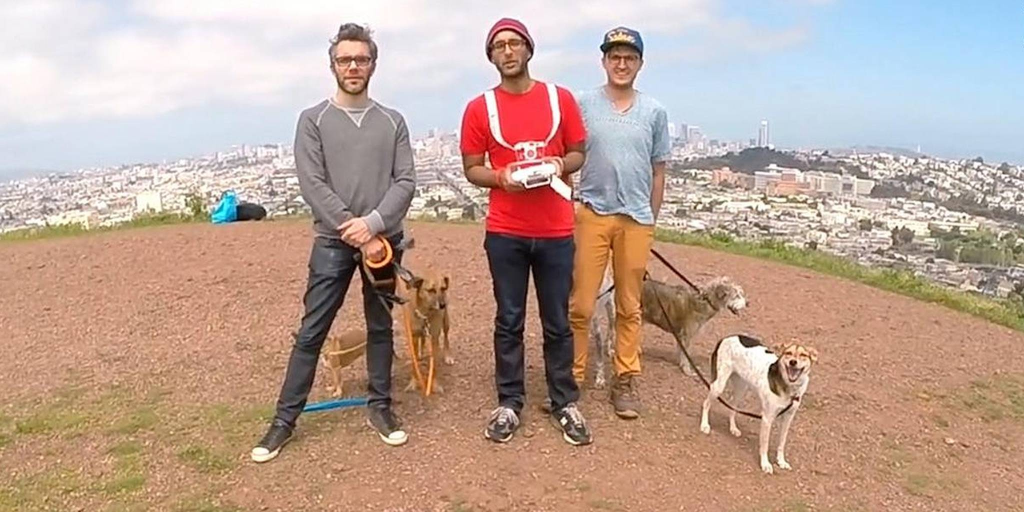
#> input picture xla_HOG/images/lol.jpg, 2048 x 1024 px, found by its file name (shown at 1/2 size); its folder holds 4 pictures in this run
$ python Train_HOG_SVM.py
#> lines starting #> are read from the running program, lines starting #| are printed output that depends on the picture; pictures that were not available may be replaced by others from this repository, and a replacement may not be noted
# Importing the necessary modules:

from skimage.feature import hog
from skimage.transform import pyramid_gaussian
from skimage.io import imread
import joblib
from sklearn.preprocessing import LabelEncoder
from sklearn.svm import LinearSVC, SVC
from sklearn.metrics import classification_report
from sklearn import svm
from sklearn.metrics import classification_report, accuracy_score
from sklearn.model_selection import train_test_split
from skimage import color
from imutils.object_detection import non_max_suppression
import imutils
import numpy as np
import argparse
import cv2
import os
import glob
from PIL import Image  # This will be used to read/modify images (can be done via OpenCV too)
from numpy import *

# define parameters of HOG feature extraction
orientations = 9
pixels_per_cell = (8, 8)
cells_per_block = (2, 2)
threshold = .3

# define path to images:

pos_im_path = r"./images"  # This is the path of our positive input dataset
# define the same for negatives
neg_im_path = r"./neg"

# read the image files:
pos_im_listing = os.listdir(
    pos_im_path)  # it will read all the files in the positive image path (so all the required images)
neg_im_listing = os.listdir(neg_im_path)
num_pos_samples = size(pos_im_listing)  # simply states the total no. of images
num_neg_samples = size(neg_im_listing)
print(num_pos_samples)  # prints the number value of the no.of samples in positive dataset
print(num_neg_samples)
data = []
labels = []

# compute HOG features and label them:

for file in pos_im_listing:  # this loop enables reading the files in the pos_im_listing variable one by one
    img = Image.open(pos_im_path + '\\' + file)  # open the file
#> img is the input picture: PIL image 2048x1024 RGB; mean R, G, B 188.9, 163.1, 149.8
    img = img.resize((64,128))
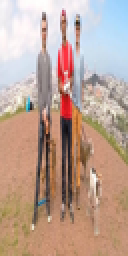
#> img: PIL image 64x128 RGB (shown 2 times larger); mean R, G, B 188.9, 163.1, 149.8
    gray = img.convert('L')  # convert the image into single channel i.e. RGB to grayscale
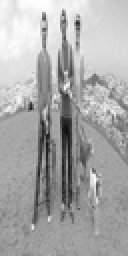
#> gray: PIL image 64x128 L (shown 2 times larger); min 13, max 255, mean 169.3
    # calculate HOG for positive features
    fd = hog(gray, orientations, pixels_per_cell, cells_per_block, block_norm='L2',
             feature_vector=True)  # fd= feature descriptor
#> fd = 3780 values, max 0.823 at index 684, min 0 at index 5, mean 0.113
    data.append(fd)
    labels.append(1)
#> pass 2 of the loop `for file in pos_im_listing:`:
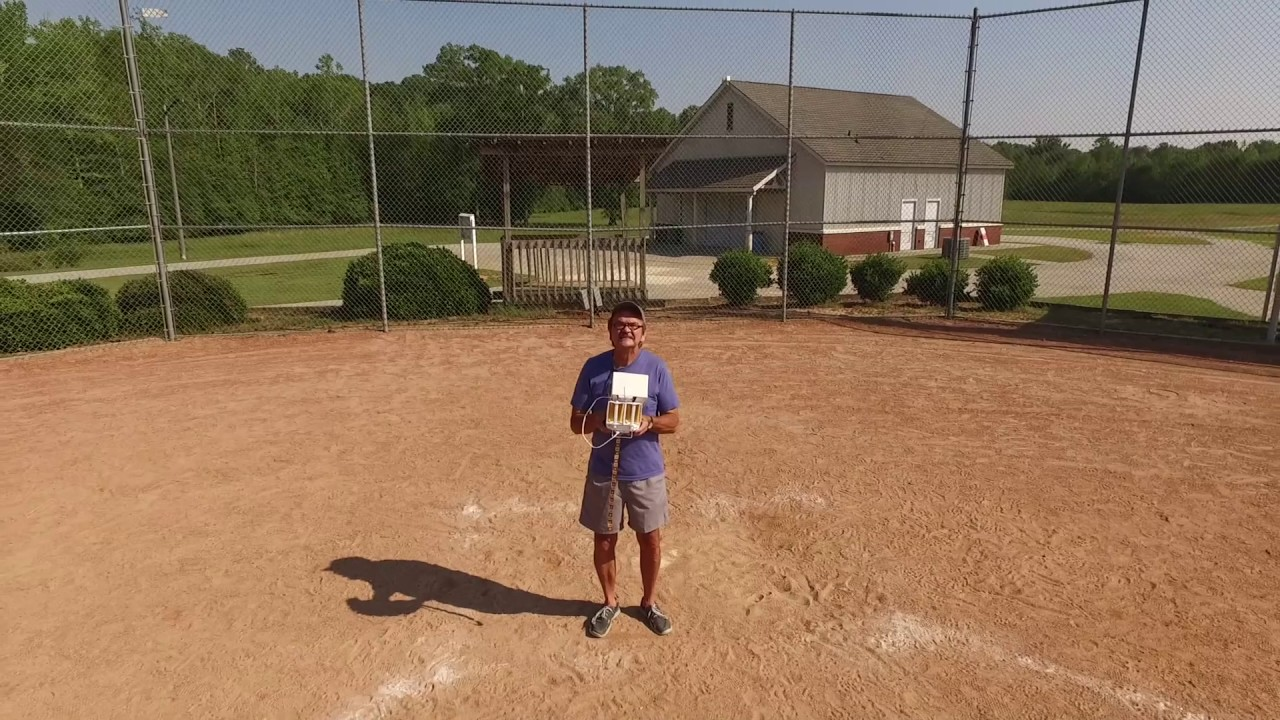
#> input picture xla_HOG/images/lolol.jpg, 1280 x 720 px, found by its file name
#> img is the input picture: PIL image 1280x720 RGB; mean R, G, B 142.2, 114.7, 88.3
#> `img = img.resize((64,128))`:
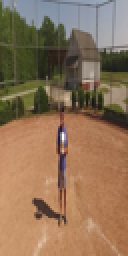
#> img: PIL image 64x128 RGB (shown 2 times larger); mean R, G, B 142.2, 114.7, 88.3
#> `gray = img.convert('L')`:
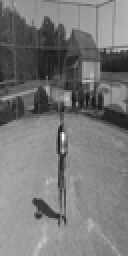
#> gray: PIL image 64x128 L (shown 2 times larger); min 22, max 254, mean 119.9
#> `fd = hog(gray, orientations, pixels_per_cell, cells_per_block, block_n..`: fd = 3780 values, max 0.803 at index 2841, min 0 at index 10, mean 0.122
#> pass 3 of the loop `for file in pos_im_listing:`:
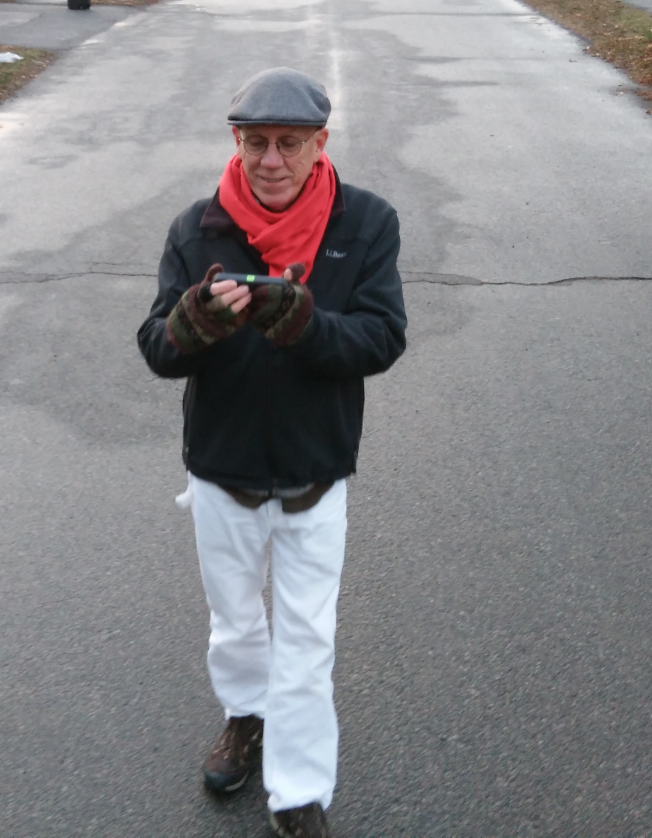
#> input picture xla_HOG/images/op.jpeg, 1956 x 2513 px, found by its file name (shown at 1/3 size)
#> img is the input picture: PIL image 1956x2513 RGB; mean R, G, B 135.2, 134.6, 137.8
#> `img = img.resize((64,128))`:
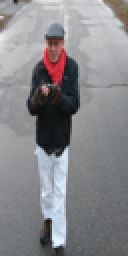
#> img: PIL image 64x128 RGB (shown 2 times larger); mean R, G, B 135.2, 134.6, 137.8
#> `gray = img.convert('L')`:
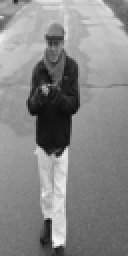
#> gray: PIL image 64x128 L (shown 2 times larger); min 13, max 245, mean 135.1
#> `fd = hog(gray, orientations, pixels_per_cell, cells_per_block, block_n..`: fd = 3780 values, max 0.918 at index 3672, min 0 at index 154, mean 0.112
#> the loop made 4 passes; the first 3 are shown

# Same for the negative images
for file in neg_im_listing:
    img = Image.open(neg_im_path + '\\' + file)
    img = img.resize((64,128))
    gray = img.convert('L')
    # Now we calculate the HOG for negative features
    fd = hog(gray, orientations, pixels_per_cell, cells_per_block, block_norm='L2', feature_vector=True)
#> fd = 3780 values, max 0.823 at index 684, min 0 at index 5, mean 0.113
    data.append(fd)
    labels.append(0)
# encode the labels, converting them from strings to integers
le = LabelEncoder()
labels = le.fit_transform(labels)

# %%
# Partitioning the data into training and testing splits, using 80%
# of the data for training and the remaining 20% for testing
print(" Constructing training/testing split...")
(trainData, testData, trainLabels, testLabels) = train_test_split(
   np.array(data), labels, test_size=0.20, random_state=42)
# %% Train the linear SVM
print(" Training Linear SVM classifier...")
#model = LinearSVC()
#model = SVC(kernel='sigmoid',gamma='auto',C=1,max_iter=-1,tol=1e-4,coef0=1)
model = SVC(C=10, cache_size=200, class_weight=None, coef0=0.0,
    decision_function_shape='ovr', degree=3, gamma='auto', kernel='rbf',
    max_iter=-1, probability=False, random_state=None, shrinking=True,
    tol=0.001, verbose=False)
model.fit(trainData, trainLabels)
# %% Evaluate the classifier
print(" Evaluating classifier on test data ...")
predictions = model.predict(testData)
print(classification_report(testLabels, predictions))
clf = svm.SVC()
data = np.array(data)
#> (the run stopped early here; a loop or call above may not have finished)
